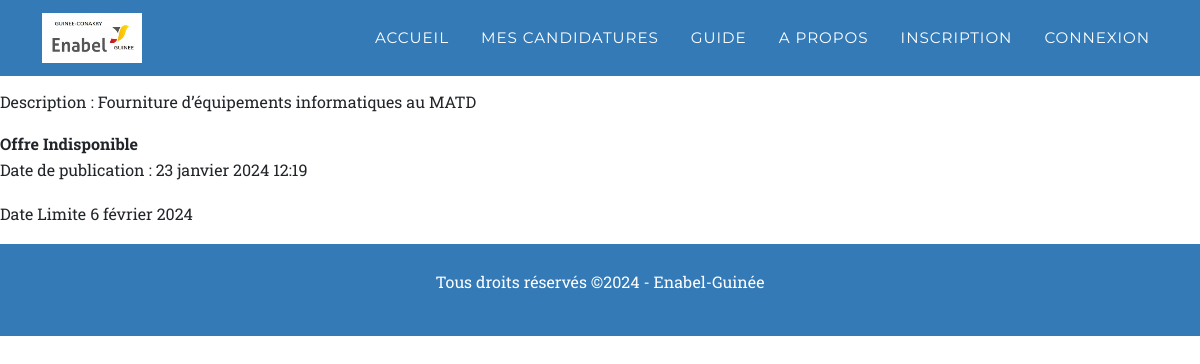
/detail/GIN170101T-10113, run on the app's committed database.
### app_blog/models.py (models this page shows, shortened)
class Marche_public(models.Model):
    code = models.CharField(max_length=50, verbose_name="code de l'offre", primary_key=True)
    description = models.TextField()
    status = models.BooleanField(default=True)
    ouvert = models.BooleanField(default=False)
    pays = models.CharField(max_length=20, default="Burkina Faso")
    employe = models.ForeignKey(User, on_delete=models.CASCADE, blank=True, null=True)
    doc1 = models.FileField(upload_to='file/', blank=True, null=True)
    doc2 = models.FileField(upload_to='file/', blank=True, null=True)
    doc3 = models.FileField(upload_to='file/', blank=True, null=True)
    doc4 = models.FileField(upload_to='file/', blank=True, null=True)
    doc5 = models.FileField(upload_to='file/', blank=True, null=True)
    date_pub = models.DateTimeField(auto_now_add=True)
    date_limite = models.DateField()
    heure_limite = models.TimeField(blank=True, null=True)
    delai = models.DateField(blank=True, null=True)

### app_blog/views.py (the view)
# urls.py: path('detail/<str:id>', detail, name='detail'),
def detail(request, id):
    offre = get_object_or_404(Marche_public, pk=id)
    context = {'offre': offre}
    return render(request=request, template_name='blog/detail.html', context=context)

### app_blog/templates/blog/detail.html
{% extends 'base.html' %}
{% block content %}
<p> Code du marché : {{ offre.code }} </p>
<p> Pays : {{ offre.pays }} </p>
<p> Description : {{ offre.description }} </p>
{% if offre.status is True %}
<b>Offre Disponible </b>
{% else %}
<b>Offre Indisponible </b>
{% endif %}
<p> Date de publication : {{ offre.date_pub }} </p>
<p> Date Limite {{ offre.date_limite }} </p>
{% endblock %}

### data on the page
Marche_public: description "Fourniture d’équipements informatiques au MATD", date_pub "23 janvier 2024 12:19", date_limite "6 février 2024"
